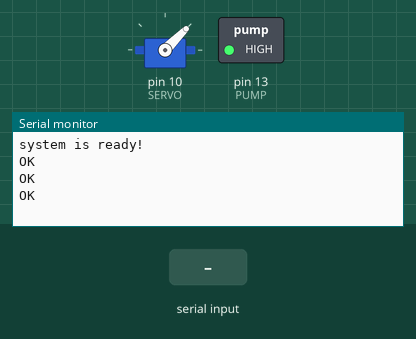
This sketch was run on a simulated Arduino Uno, built with avr-gcc and run on an emulated ATmega328P. Shown: servo, switched loads named in the sketch (green lamp = pin HIGH), the last lines printed to the serial monitor. Inputs (shaded band) come from the test bench. The modem accepts every AT command (registered, SIM ready, sends succeed) and sends nothing else.

Above: at 3.2 s.
3.3 s: "+" received over the second serial link
At 4.5 s:
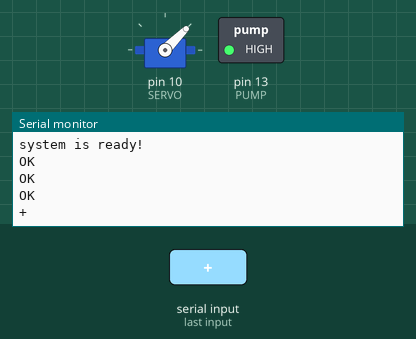
4.8 s: "I" received over the second serial link
At 5.6 s:
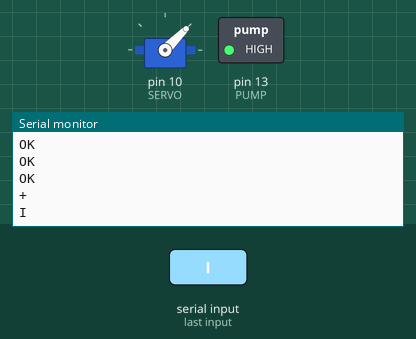
6.3 s: "P" received over the second serial link
At 6.7 s:
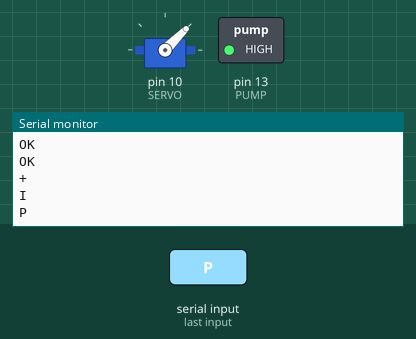

The sketch:

mcu_boat.ino
```cpp
#include <SoftwareSerial.h>
#include <Servo.h>

#define WIFI_TX       9
#define WIFI_RX       8
#define SERVO         10    //舵机
#define PUMP          13    //水泵
SoftwareSerial wifi(WIFI_RX, WIFI_TX);   //RX, TX

String _comdata_wifi = "";             //for incoming wifi serial data
Servo myservo;                         //定义舵机变量名

void setup() {
     pinMode(PUMP,OUTPUT);
    digitalWrite(PUMP,HIGH);
    myservo.attach(SERVO);//定义舵机接口
    myservo.write(45);  //上电先回正
    delay(500);
  Serial.begin(9600);
  wifi.begin(115200);
  Serial.println("system is ready!");

  wifi.println("AT+CWMODE=3\r\n");
  delay(500);
  wifi.println("AT+CIPMUX=1\r\n");
  delay(500);
  wifi.println("AT+CIPSERVER=1,5000\r\n");
  delay(500);
}

void loop() {
  getWifiSerialData();
  if(Serial.available()){
    String order = "";
    while (Serial.available()){
      char cc = (char)Serial.read();
      order += cc;
      delay(2);
    }
    order.trim();
    wifi.println(order);
  }
  if(_comdata_wifi!=""){
    Serial.println(_comdata_wifi);
     Serial.println("\r\n");
//     for(int a=0;a<_comdata_wifi.length();a++)
//     {
//     Serial.println(a);
//    Serial.println(_comdata_wifi[a]);
//     }
if((_comdata_wifi[2]=='+')&&(_comdata_wifi[3]=='I')&&(_comdata_wifi[4]=='P'))//MCU接收到的数据为+IPD时进入判断控制0\1来使小灯亮与灭
            {
                if((_comdata_wifi[5]=='D')&&(_comdata_wifi[8]==','))
               {
                    switch(_comdata_wifi[11])
                   {
                       case '0':
                       {
                            digitalWrite(PUMP,LOW);//0 水泵启动，前进
                            Serial.println("前进");
                            //wifi.println("前进");
                            //wifi模块向pc端或手机端 发送"前进
                       }
                       break;
                       case '1':
                       {
                            digitalWrite(PUMP,HIGH);    //1 水泵停止，停止
                            //wifi.println("停止");
                            Serial.println("停止");
                            //wifi模块向pc端或手机端 发送"停止"
                       }
                       break;
                       case '2':
                       {
                             myservo.write(0);//左转
                             Serial.println("左转");
                             delay(900);
                       }
                       break;
                       case '3':
                       {
                             myservo.write(90);//右转
                             Serial.println("右转");
                             delay(900);
                       }
                       break;
                       case '4':
                       {
                             myservo.write(45);//回正
                             Serial.println("回正");
                             delay(450);
                       }
                       break;
                       default:
                       break;
                   }
     }
        }

    _comdata_wifi = String("");
  }
}

void getWifiSerialData(){
  while (wifi.available() > 0){
    _comdata_wifi += char(wifi.read());   //get wifi data
    delay(4);
  }
}
```

Measured:
- after the input at 3.3 s, the serial monitor: prints a new line at once (image 1)
- after the input at 4.8 s, the serial monitor: prints a new line at once (image 2)
- after the input at 6.3 s, the serial monitor: prints a new line at once (image 3)
